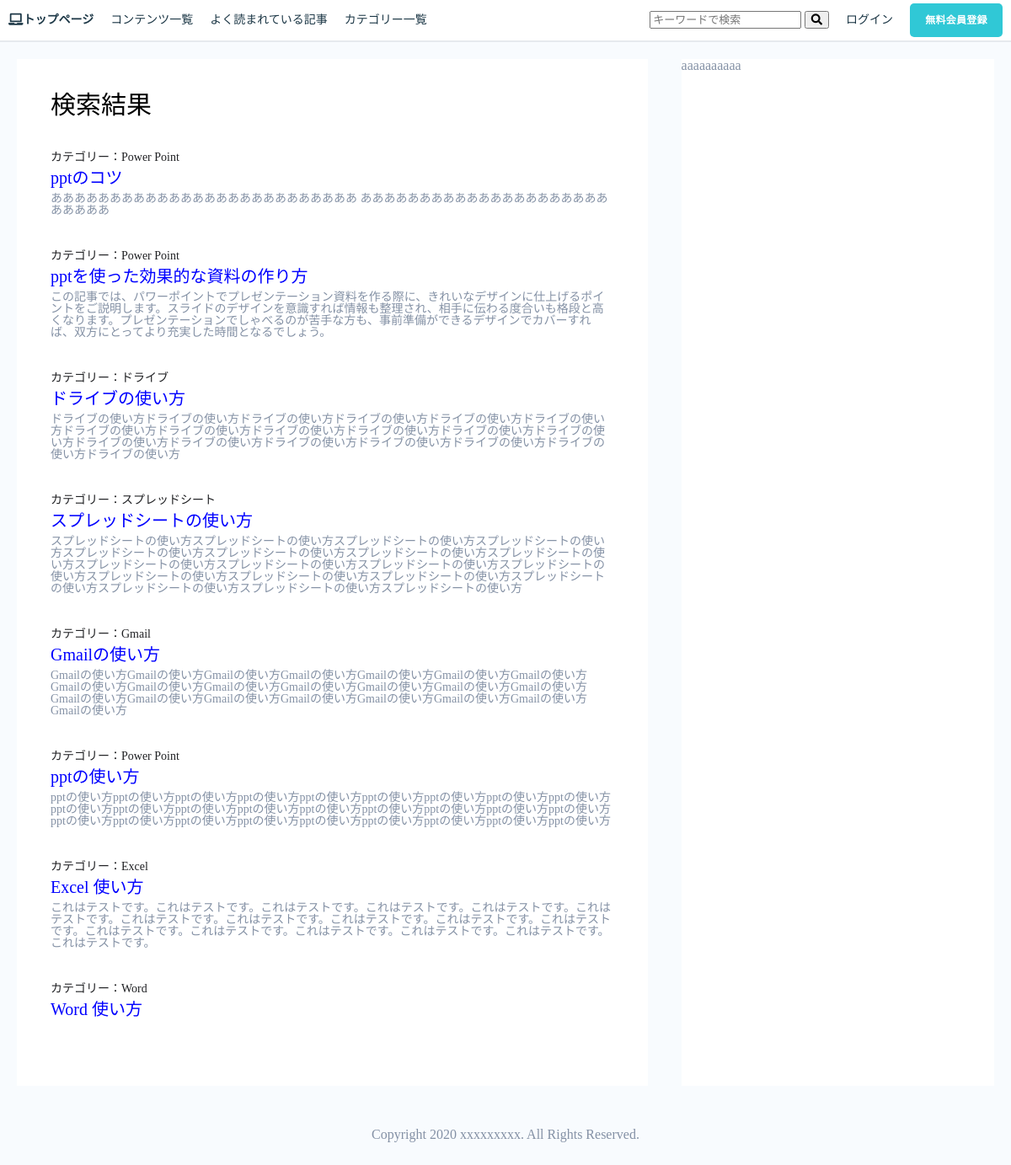
Screenshot of /searchresult/ with the database file from the repository.
### ITsupermanapp/models.py (models this page shows, shortened)
class PostModel(models.Model):
    category = models.ForeignKey(Category, on_delete=models.CASCADE)
    tags = models.ManyToManyField(Tag, blank=True)
    title = models.CharField(max_length=255)
    content = RichTextUploadingField(blank=True, null=True)
    description = models.TextField(blank=True)
    created_at = models.DateTimeField(auto_now_add=True)
    updated_at = models.DateTimeField(auto_now=True)
    published_at = models.DateTimeField(blank=True, null=True)
    is_public = models.BooleanField(default=False)
    views = models.PositiveIntegerField(default=0)
    class Meta:
        ordering = ['-created_at']

class Category(models.Model):
    parent = models.ForeignKey('self', related_name='children' ,on_delete=models.CASCADE, blank=True, null=True)
    name = models.CharField(max_length=255)
    slug = models.SlugField(unique=True)
    timestamp = models.DateTimeField(auto_now_add=True)
    def __str__(self):
        return self.name

### ITsupermanapp/views.py (the view)
# urls.py: path('searchresult/',  searchfunc, name='search'),
def searchfunc(request):
    allcats = Category.objects.filter(parent=None)
    qs = PostModel.objects.all()
    key_search = request.GET.get('key_search')
    if key_search != '' and key_search is not None:
        qs = qs.filter(Q(title__icontains=key_search)
                       | Q(content__icontains=key_search)
                       ).distinct
    return render(request, "search_result.html", {'allcats':allcats,'qs':qs})

### templates/search_result.html (shortened to what this page needs)
{% extends 'base.html' %}
{% load static %}
{% block customcss %}
    <link rel="stylesheet" href="{% static 'style.css' %}">
    <link rel="stylesheet" href="{% static 'reset.css' %}">
{% endblock customcss %}
{% block header %}
<header>
    <ul class="h-left">
        {% if user.id %}
        <li><a href="/mypage/{{ user.id }}"><i class="fas fa-laptop">マイページ</i></a></li>
        {% else %}
        <li><a href="{% url 'toppage' %}"><i class="fas fa-laptop">トップページ</i></a></li>
        {% endif %}
        <li><a href="{%url 'all_contents'%}">コンテンツ一覧</a></li>
        <li><a href="{%url 'ranking'%}">よく読まれている記事</a></li>
        <li class="ctg-lists"><a href="#">カテゴリー一覧</a></li>
    </ul>
    <ul class="h-right">
        <li>
            <form action="{% url 'search' %}" method="GET">
                <input type="search" style="font-size: 13px; width: 180px;" placeholder="キーワードで検索" name="key_search" id="q_in_topbar" value="" autocomplete="off">
                <button type="submit" ><i class="fas fa-search"></i></button>
            </form>
        </li>
        {% if user.id %}
        <li>{{ user.username }}さん</li>
        <li><a href="{% url 'logout' %}">ログアウト</a></li>
        {% else %}
        <li><a href="{% url 'login' %}">ログイン</a></li>
        <li><a class="btn" href="{% url 'create' %}">無料会員登録</a></li>
        {% endif %}
    </ul>
</header>
{% endblock header %}
{% block main %}
<div id="list-global-container">
    <div class="list-main-container">
        <h2 class="entry-title">検索結果</h2>
        {% for item in qs %}
        <div class="list-item">
            <div class="link-box">
                <a href="{% url 'postdetail'  item.pk %}" class="link-item">
                    <div class="item-category">
                        カテゴリー：{{item.category}}
                    </div>
                    <h3 class="item-title">{{item.title}}</h3>
                </a>
            </div>
            <div class="description">
                {{item.description}}
            </div>
        </div>
        {% endfor %}
    </div>
    <div class="list-aside-container">
        aaaaaaaaaa
    </div>
</div>
{% endblock main %}

### templates/base.html (shortened to what this page needs)
<!doctype html>
<html lang="ja">
  <head>
    {% block customcss %}
    {% endblock customcss %}
    <link rel="stylesheet" href="https://use.fontawesome.com/releases/v5.15.1/css/all.css">
  </head>
  <body>
  <div id="global-container">
    <div id="container">
    {% block header %}
    {% endblock header %}
    {% block main %}
    {% endblock main%}
    <footer>
        Copyright 2020 xxxxxxxxx. All Rights Reserved.
    </footer>
  </div>
</div>
 </body>
</html>

### static/style.css (style rules this page uses)
* { box-sizing: border-box; }
body { color: #8491a5; font-family: "AvenirNext", "Lato", "Hirago KakuGothic ProN", Meiryo, sans-serif; font-size: 1rem; background-color: #F8FBFE; }
a { text-decoration: none; color: #1c3746; }
h1, h2, h3, h4, h5, h6 { color: #2b546a; font-weight: normal; }
#container { background-color: #F8FBFE; }
.btn { display: inline-block; text-align: center; padding: 0px 16px; text-decoration: none; cursor: pointer; transition: all 0.3s ease-in-out 0s; color: rgb(255, 255, 255); background-color: rgb(48, 200, 214); font-size: 0.75rem; min-width: 110px; line-height: 40px; font-family: AvenirNext, Lato, "Hirago KakuGothic ProN", Meiryo, sans-serif; border-radius: 5px; font-weight: bold; letter-spacing: 0.02em; }
header li { line-height: 48px; margin: 0 10px; font-size: 14px; }
header { background-color: white; overflow: hidden; border-bottom: 2px solid #E6EAEE!important; }
.h-left { float: left; display: flex; }
.h-right { float: right; display: flex; }
footer { text-align: center; padding: 30px 0!important; }
#list-global-container { margin: 0 auto; display: flex; padding: 20px 0; }
.list-main-container { background-color: #ffffff; width: 66.66666667%; margin: 0 20px; padding: 40px; }
.list-aside-container { background-color: #ffffff; width: 33.333333%; margin: 0 20px; }
.entry-title { color: black; font-size: 30px; margin-bottom: 40px; }
.item-category { color:#202124; font-size: 14px; margin-bottom: 7px; }
.item-title { color: blue; font-size: 20px; margin-bottom: 7px; padding-bottom: 1px; }
.description { font-size: 14px; margin-bottom: 40px; }

### rows the page displays
PostModel: category "Power Point", title "pptのコツ", description "ああああああああああああああああああああああああああ ああああああああああああああああああああああああああ"
PostModel: category "Power Point", title "pptを使った効果的な資料の作り方", description "この記事では、パワーポイントでプレゼンテーション資料を作る際に、きれいなデザインに仕上げるポイントをご説明します。スライドのデザインを意識すれば情報も整理され、相手に伝わる度合いも格段と高くなります。プレゼンテーションでしゃべるのが苦手な方も、事前準備ができるデザインでカバーすれば、双方にとってより充実した時間となるでしょう。"
PostModel: category "ドライブ", title "ドライブの使い方", description "ドライブの使い方ドライブの使い方ドライブの使い方ドライブの使い方ドライブの使い方ドライブの使い方ドライブの使い方ドライブの使い方ドライブの使い方ドライブの使い方ドライブの使い方ドライブの使い方ドライブの使い方ドライブの使い方ドライブの使い方ドライブの使い方ドライブの使い方ドライブの使い方ドライブの使い方"
PostModel: category "スプレッドシート", title "スプレッドシートの使い方", description "スプレッドシートの使い方スプレッドシートの使い方スプレッドシートの使い方スプレッドシートの使い方スプレッドシートの使い方スプレッドシートの使い方スプレッドシートの使い方スプレッドシートの使い方スプレッドシートの使い方スプレッドシートの使い方スプレッドシートの使い方スプレッドシートの使い方スプレッドシートの使い方スプレッドシートの使い方スプレッドシートの使い方スプレッドシートの使い方スプレッドシートの使い方スプレッドシートの使い方スプレッドシートの使い方"
PostModel: category "Gmail", title "Gmailの使い方", description "Gmailの使い方Gmailの使い方Gmailの使い方Gmailの使い方Gmailの使い方Gmailの使い方Gmailの使い方Gmailの使い方Gmailの使い方Gmailの使い方Gmailの使い方Gmailの使い方Gmailの使い方Gmailの使い方Gmailの使い方Gmailの使い方Gmailの使い方Gmailの使い方Gmailの使い方Gmailの使い方Gmailの使い方Gmailの使い方"
PostModel: category "Power Point", title "pptの使い方", description "pptの使い方pptの使い方pptの使い方pptの使い方pptの使い方pptの使い方pptの使い方pptの使い方pptの使い方pptの使い方pptの使い方pptの使い方pptの使い方pptの使い方pptの使い方pptの使い方pptの使い方pptの使い方pptの使い方pptの使い方pptの使い方pptの使い方pptの使い方pptの使い方pptの使い方pptの使い方pptの使い方"
PostModel: category "Excel", title "Excel 使い方", description "これはテストです。これはテストです。これはテストです。これはテストです。これはテストです。これはテストです。これはテストです。これはテストです。これはテストです。これはテストです。これはテストです。これはテストです。これはテストです。これはテストです。これはテストです。これはテストです。これはテストです。"
PostModel: category "Word", title "Word 使い方"
